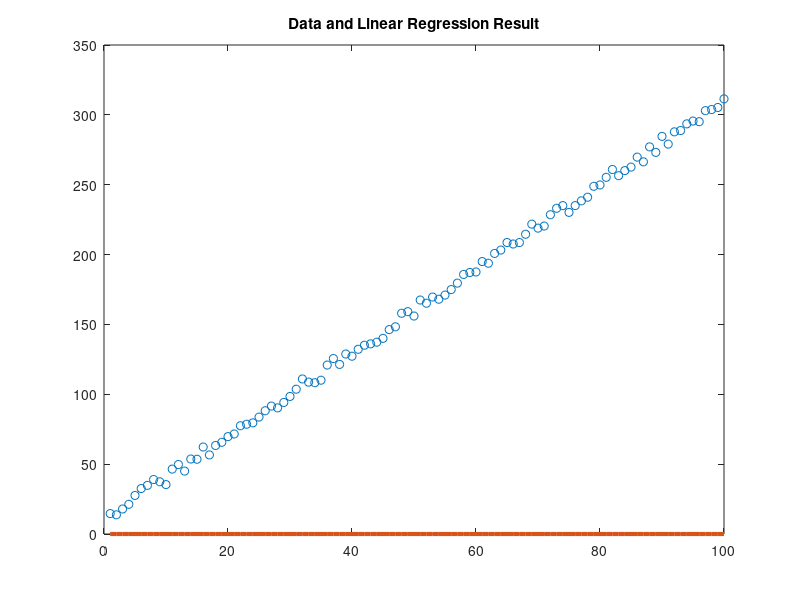
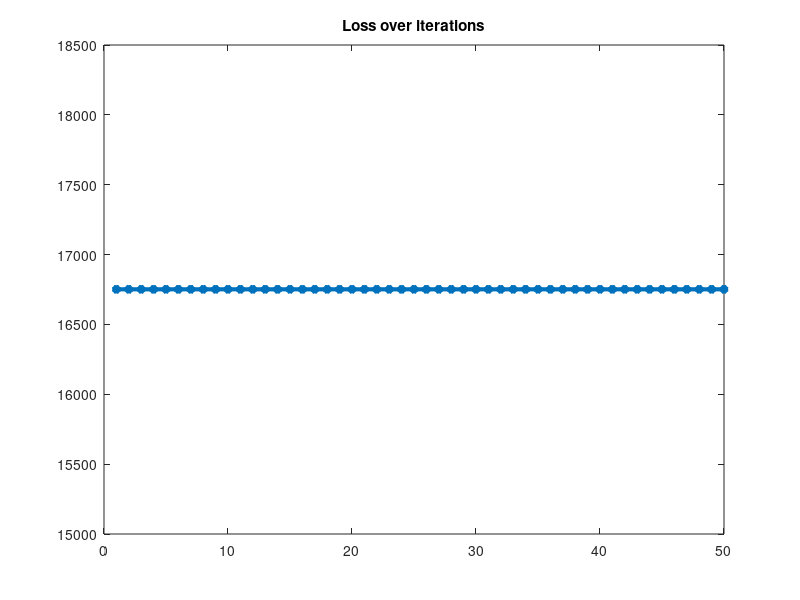

Here is the MATLAB script that generated these plots, in order:
% Example: linear regression with one variable
% Implemented by Hongkai Yu@CSU, 03/21/2021
%%
clear all;
clc;
close all;
%% generate training data [x,y] of m samples
m=100;
x=1:m;
gt=3*x+10;
noise = 10*rand(1,m)-5; % [-5,5]
y= gt + noise;
plot(x, y, 'o');
hold on;
%% initialize the weights and hyperparameters: f(x) = theta0+theta1*x
learning_rate=0.0001;
epoch=50;
theta0=0;
theta1=0;
%% Minimize the loss by searching for optimal weights using gradient decent
for i=1:epoch   
    loss(i) = (1/(2*m))*sum(((theta0+theta1*x)-y).^2);
    fprintf('epoch: %d, loss:%f \n', i, loss(i));
    % please write your code here for gradient decent based optimization
      
end

fprintf('Linear regression result-> theta0: %f, theta1:%f \n', theta0, theta1);
plot(x, theta0+theta1*x,'-','LineWidth',3), title('Data and Linear Regression Result');
hold off;
figure, plot(loss, '-*','LineWidth',3), title('Loss over iterations');
